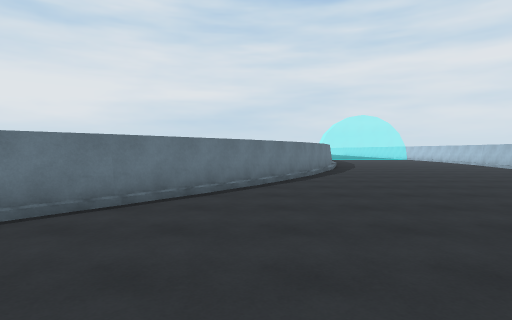
view 1 (above)

21 first-person views from a walk through a 3-D level made in the Unity game engine. The camera is 1.4 m above the floor, tilts 2° down and sees 80° across. The floor is counted in squares, 2 m on a side. Each view is taken from the middle of a square. On the plan, view 1 faces up. The plan holds only what a view shows up to about 10 squares ahead; the rest is blank. The place goes on beyond the plan. The player character is not drawn.

view 2
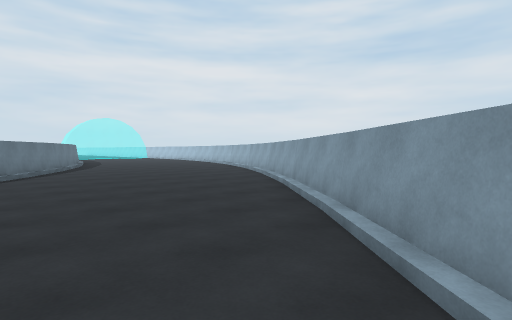

view 3
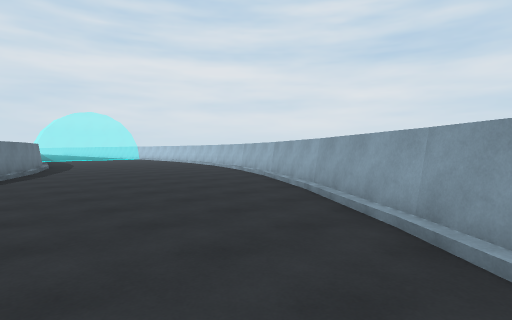

view 4
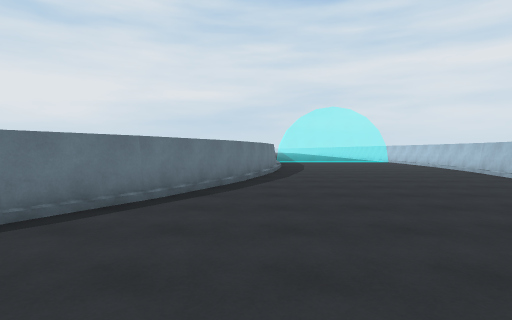

view 5
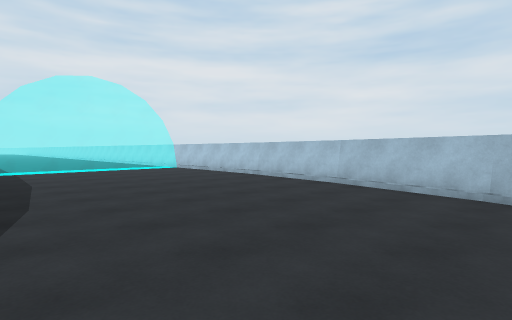

view 6
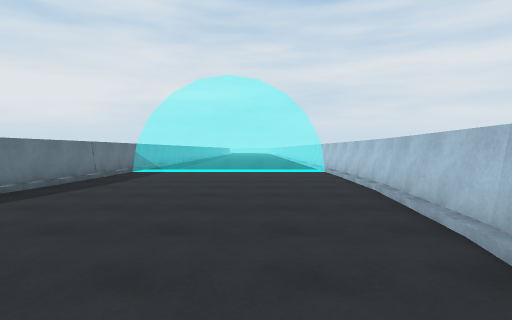

view 7
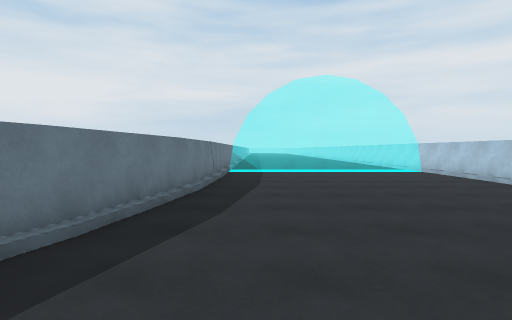

view 8
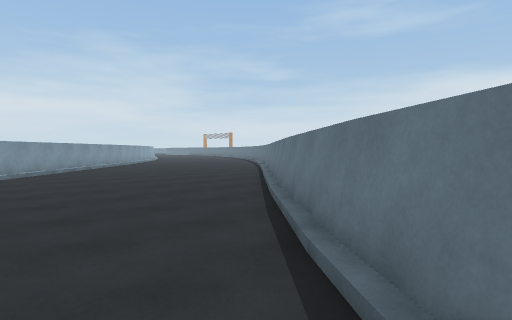

view 9
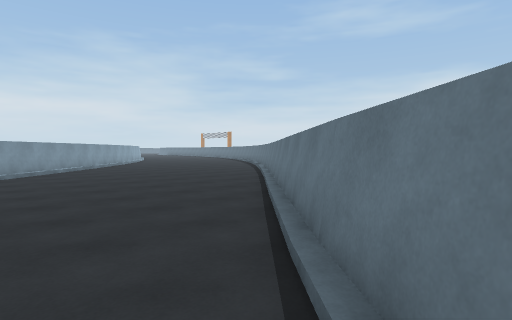

view 10
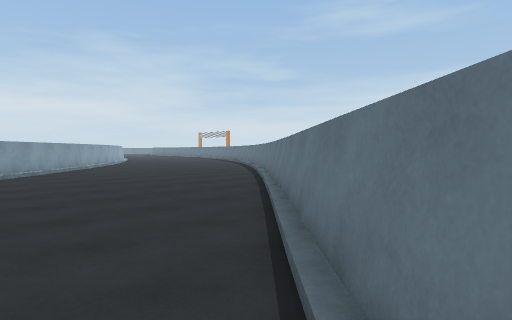

view 11
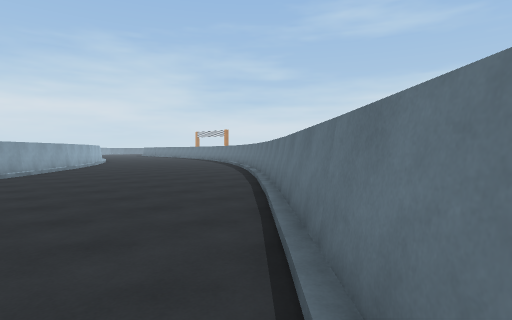

view 12
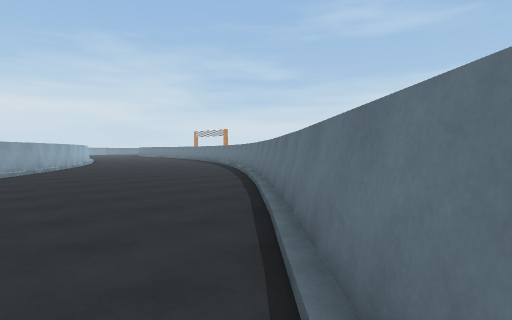

view 13
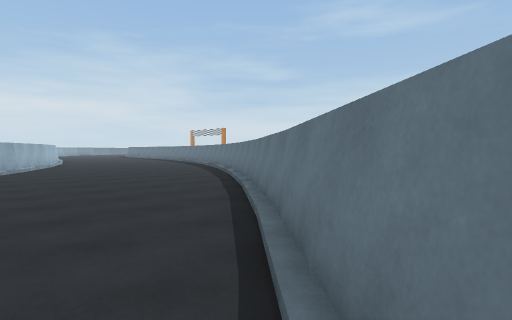

view 14
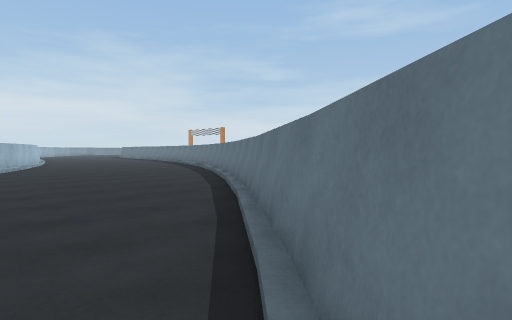

view 15
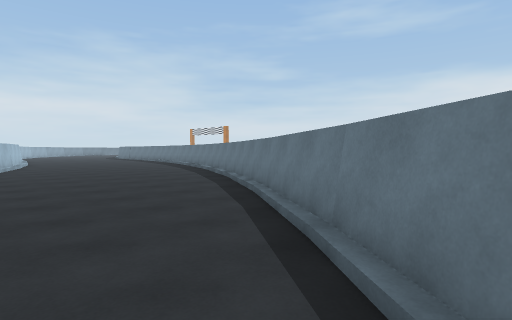

view 16
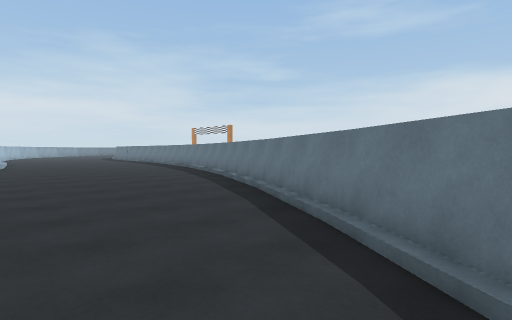

view 17
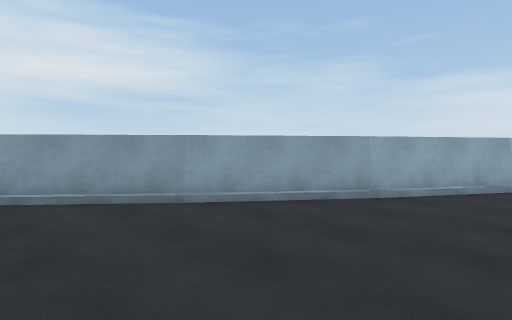

view 18
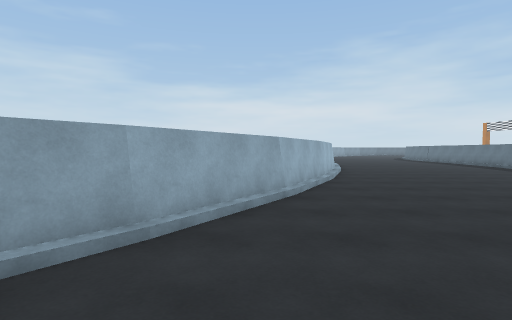

view 19
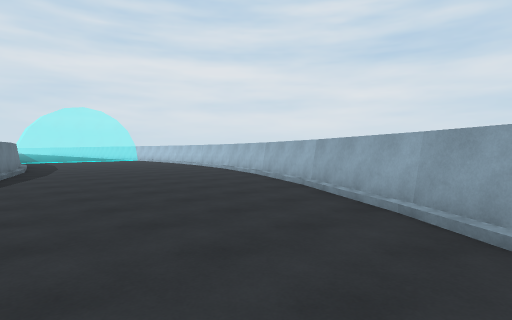

view 20
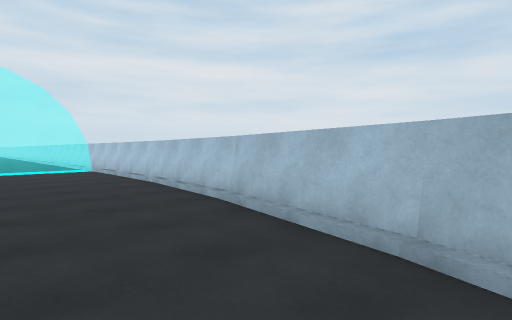

view 21
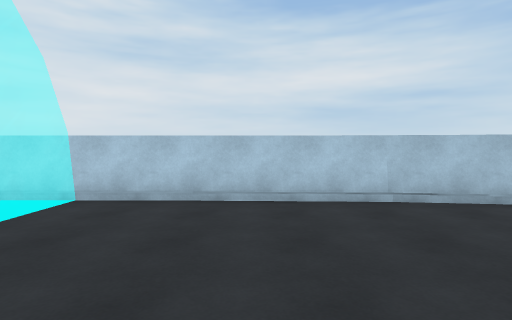

### Floor plan
Key: @ floor where view 1 was taken; # wall or solid block; . floor; / step, stairs or slope; = window, fence, low wall or low ledge.
Columns run from 16 left of view 1 to 11 right of it. Each row starts with its distance up from view 1.
 21                     #======#
 20                     #......#
 19                     #......#
 18                     #......#
 17                    ##......#
 16                    #.......#
 15                    #......##
 14                    #......#
 13                    #......#
 12                   ##......#
 11                   #.......#
 10                  ##......##
  9                  #.......#
  8                 ##.......#
  7                 #.......##
  6                ##.......#
  5               ##.......##
  4              ##.......##
  3             ##/.......#
  2            ##/.......##
  1           ##/.......##
  0          ##/....@..##
 -1         ##/.......##
 -2        ##/......./#
 -3       ##/......./##
 -4      ##/......./
 -5     ##/......./#
 -6     #/......./##
 -7    ##......./##
 -8   ##......./##
 -9   #......./##
-10  ##.......##
-11 ##.......##
-12 #.......##
-13 /.......#
-14 .......##
-15 ......##
-16 ......#
-17 .....##
-18 .....#

Positions as (right, up) in squares from view 1, and headings:
1: (0, 0), facing up
2: (-1, -3), facing up-right
3: (1, 0), facing up-right
4: (3, 4), facing up
5: (4, 10), facing up-right
6: (8, 11), facing up
7: (5, 11), facing up
8: (0, 5), facing down-left
9: (-2, 3), facing down-left
10: (-4, 1), facing down-left
11: (-6, -1), facing down-left
12: (-7, -2), facing down-left
13: (-9, -4), facing down-left
14: (-10, -5), facing down-left
15: (-11, -7), facing down-left
16: (-12, -9), facing down-left
17: (-11, -9), facing down-right
18: (-10, -11), facing down
19: (2, 2), facing up-right
20: (7, 10), facing up-right
21: (6, 18), facing right
